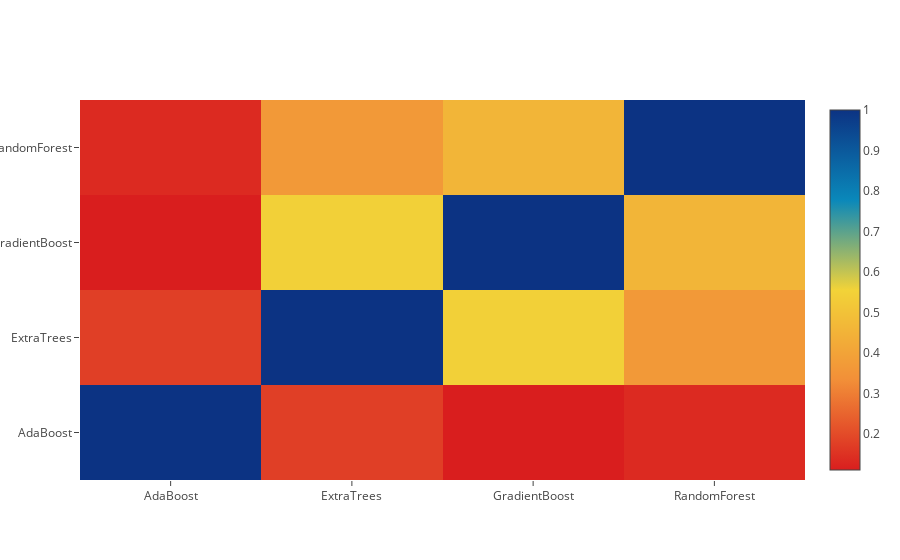

The code cell stored with this chart in its notebook:
### Code cell
data = [
    go.Heatmap(
        z= base_predictions_train.astype(float).corr().values ,
        x=base_predictions_train.columns.values,
        y= base_predictions_train.columns.values,
          colorscale='Portland',
            showscale=True,
            reversescale = True
    )
]
py.iplot(data, filename='labelled-heatmap')

### Figure 1 — Plotly figure (JSON) as saved in the notebook; plotly's stock layout.template omitted (floating-point values rounded to 4 significant figures)
{"data": [{"colorscale": "Portland", "reversescale": true, "showscale": true, "type": "heatmap", "x": ["AdaBoost", "ExtraTrees", "GradientBoost", "RandomForest"], "y": ["AdaBoost", "ExtraTrees", "GradientBoost", "RandomForest"], "z": [[1, 0.1752, 0.1111, 0.1343], [0.1752, 1, 0.5443, 0.3659], [0.1111, 0.5443, 1, 0.4559], [0.1343, 0.3659, 0.4559, 1]]}], "layout": {}}
